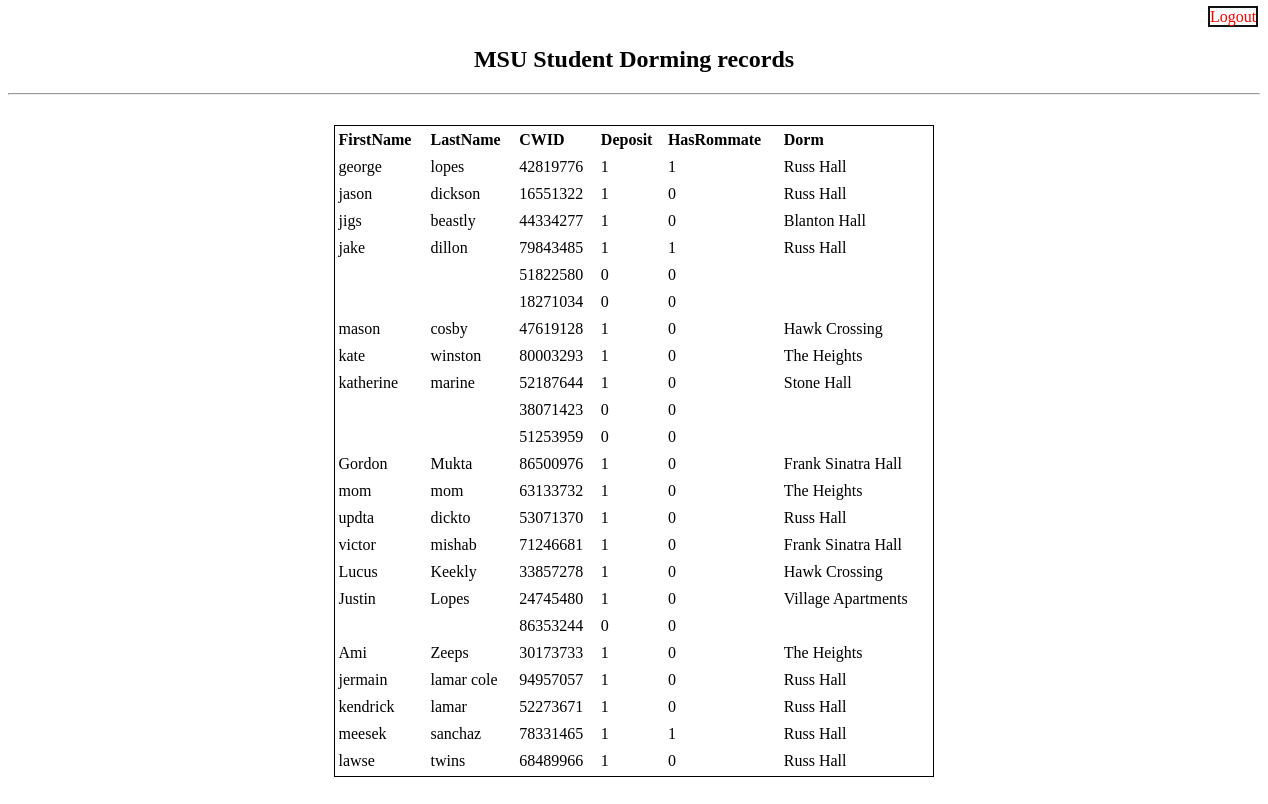
The app's page /AdminPage.php with its own data.
### tables this page shows
CREATE TABLE `dorming` (
  `netid` varchar(255) NOT NULL,
  `password` varchar(255) NOT NULL,
  `email` varchar(255) NOT NULL,
  `fname` varchar(255) NOT NULL,
  `lname` varchar(255) NOT NULL,
  `deposit` int(11) NOT NULL,
  `cwid` int(11) NOT NULL,
  `hasRoommate` int(11) NOT NULL,
  `year` varchar(255) NOT NULL,
  `dorm` varchar(255) NOT NULL,
  `discription` varchar(255) NOT NULL,
  `person` int(11) NOT NULL,
  `roommate` int(11) NOT NULL,
  `admin` int(11) NOT NULL
);

### AdminPage.php (the view, shortened to what this page needs)
<?php
	include('Server.php');
	echo "<a href = 'login.php?logout = '1'' style = 'color:red;' class = 'log'>"; ?> <?php echo $_SESSION["username"]; ?><?php
	echo "Logout</a>";
	$results =  mysqli_query($db, "SELECT * FROM dorming");
?>
<html>
<head>
</head>
<body>
	<h2>MSU Student Dorming records</h2>
	<hr>
<table>
	<thead>
		<tr>
			<th>FirstName</th>
			<th>LastName</th>
			<th>CWID</th>
			<th>Deposit</th>
			<th>HasRommate</th>
			<th>Dorm</th>
		</tr>
	</thead>
	<?php while ($row = mysqli_fetch_array($results)) { ?>
		<tr>
			<td><?php echo $row['fname']; ?></td>
			<td><?php echo $row['lname']; ?></td>
			<td><?php echo $row['cwid']; ?></td>
			<td><?php echo $row['deposit']; ?></td>
			<td><?php echo $row['hasRoommate']; ?></td>
			<td><?php echo $row['dorm']; ?></td>
		</tr>
	<?php } ?>
</table>
</body>
</html>

### Server.php (shortened to what this page needs)
<html>
	<head>
	</head>
</html>

### AdminPage.php (style rules this page uses)
table { width: 48%; margin: 30px auto; border:1px solid; text-align: left; }
th, td { border: none; height: 25px; padding: 2px; }
h2 { text-align:center; }
a { text-decoration:none; }
.log { margin-left:1200px; margin-top:90px; width:auto; height:auto; background-color:white; border:2px solid #111; color:#111; }

### records on screen
dorming: fname "george", lname "lopes", cwid "42819776", deposit "1", hasRoommate "1", dorm "Russ Hall"
dorming: fname "jason", lname "dickson", cwid "16551322", deposit "1", hasRoommate "0", dorm "Russ Hall"
dorming: fname "jigs", lname "beastly", cwid "44334277", deposit "1", hasRoommate "0", dorm "Blanton Hall"
dorming: fname "jake", lname "dillon", cwid "79843485", deposit "1", hasRoommate "1", dorm "Russ Hall"
dorming: cwid "51822580", deposit "0", hasRoommate "0"
dorming: cwid "18271034", deposit "0", hasRoommate "0"
dorming: fname "mason", lname "cosby", cwid "47619128", deposit "1", hasRoommate "0", dorm "Hawk Crossing"
dorming: fname "kate", lname "winston", cwid "80003293", deposit "1", hasRoommate "0", dorm "The Heights"
dorming: fname "katherine", lname "marine", cwid "52187644", deposit "1", hasRoommate "0", dorm "Stone Hall"
dorming: cwid "38071423", deposit "0", hasRoommate "0"
dorming: cwid "51253959", deposit "0", hasRoommate "0"
dorming: fname "Gordon", lname "Mukta", cwid "86500976", deposit "1", hasRoommate "0", dorm "Frank Sinatra Hall"
dorming: fname "mom", lname "mom", cwid "63133732", deposit "1", hasRoommate "0", dorm "The Heights"
dorming: fname "updta", lname "dickto", cwid "53071370", deposit "1", hasRoommate "0", dorm "Russ Hall"
dorming: fname "victor", lname "mishab", cwid "71246681", deposit "1", hasRoommate "0", dorm "Frank Sinatra Hall"
dorming: fname "Lucus", lname "Keekly", cwid "33857278", deposit "1", hasRoommate "0", dorm "Hawk Crossing"
dorming: fname "Justin", lname "Lopes", cwid "24745480", deposit "1", hasRoommate "0", dorm "Village Apartments"
dorming: cwid "86353244", deposit "0", hasRoommate "0"
dorming: fname "Ami", lname "Zeeps", cwid "30173733", deposit "1", hasRoommate "0", dorm "The Heights"
dorming: fname "jermain", lname "lamar cole", cwid "94957057", deposit "1", hasRoommate "0", dorm "Russ Hall"
dorming: fname "kendrick", lname "lamar", cwid "52273671", deposit "1", hasRoommate "0", dorm "Russ Hall"
dorming: fname "meesek", lname "sanchaz", cwid "78331465", deposit "1", hasRoommate "1", dorm "Russ Hall"
dorming: fname "lawse", lname "twins", cwid "68489966", deposit "1", hasRoommate "0", dorm "Russ Hall"
